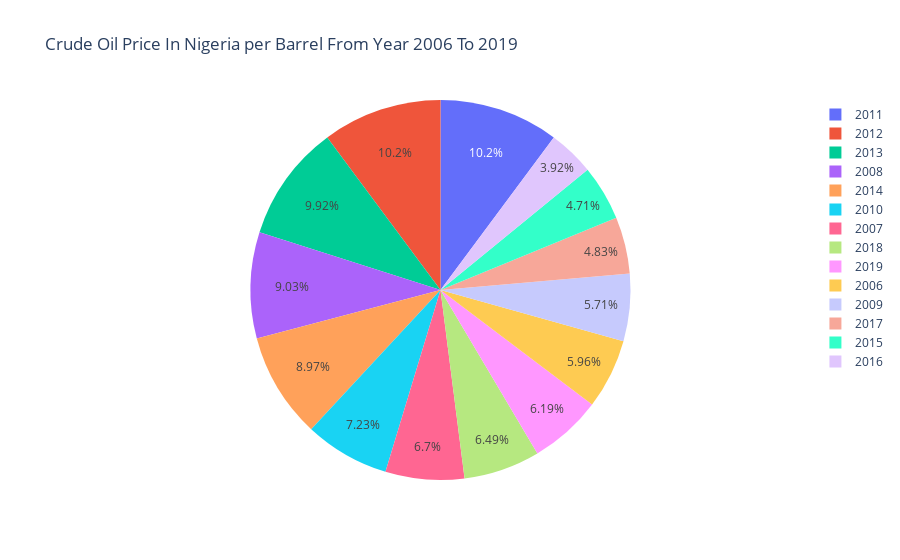

The code cell stored with this chart in its notebook:
### Code cell
px.pie(info4,names='Year',values='Crude Oil Price($)',title='Crude Oil Price In Nigeria per Barrel From Year 2006 To 2019')

### Figure 1 — Plotly figure (JSON) as saved in the notebook; plotly's stock layout.template omitted (floating-point values rounded to 4 significant figures)
{"data": [{"domain": {"x": [0, 1], "y": [0, 1]}, "hovertemplate": "Year=%{label}<br>Crude Oil Price($)=%{value}<extra></extra>", "labels": [2006, 2007, 2008, 2009, 2010, 2011, 2012, 2013, 2014, 2015, 2016, 2017, 2018, 2019], "legendgroup": "", "name": "", "showlegend": true, "type": "pie", "values": [800, 899.6, 1212.0, 766.8, 970.8, 1365.0, 1365.0, 1332.0, 1205.0, 631.8, 525.7, 649, 871.9, 830.5]}], "layout": {"legend": {"tracegroupgap": 0}, "title": {"text": "Crude Oil Price In Nigeria per Barrel From Year 2006 To 2019"}}}
